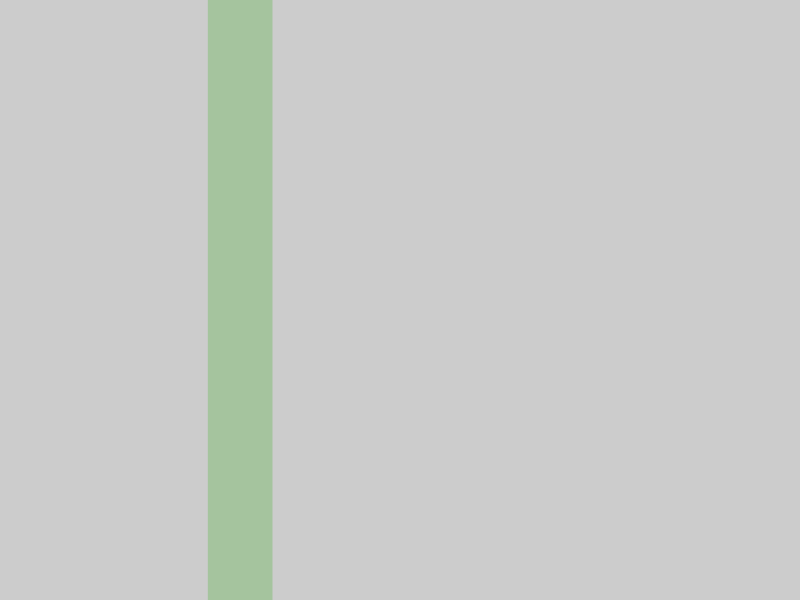
Frame 1 (no input)
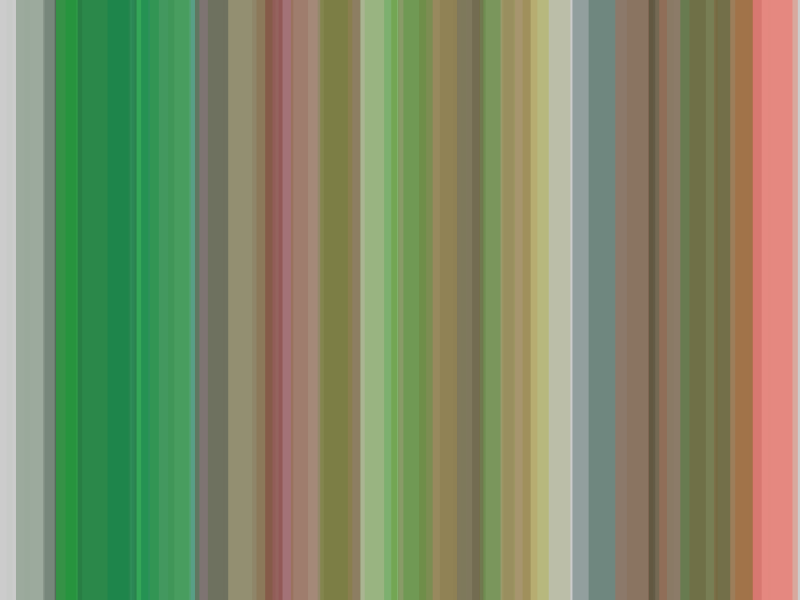
Frame 60 (the mouse pressed at the canvas centre just before this capture)
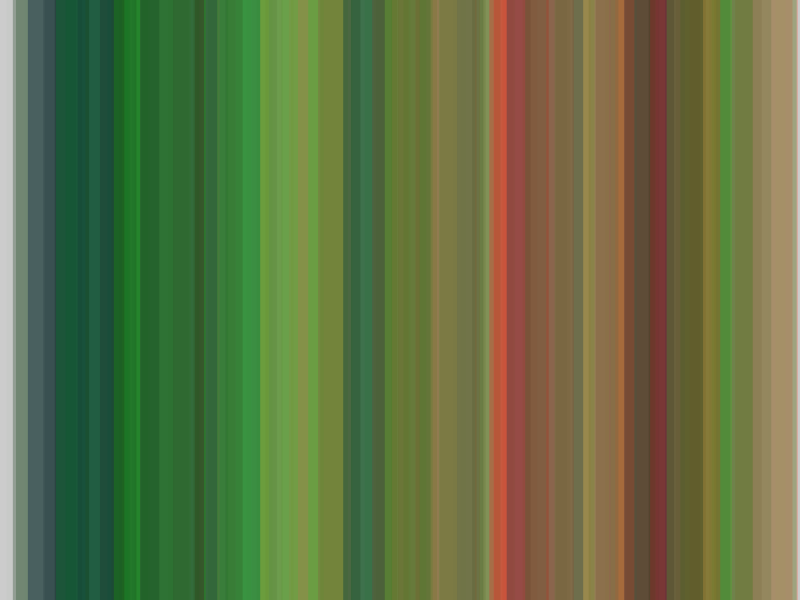
Frame 120 (the mouse held since frame 60 and released just before this capture)

The Processing sketch that drew these frames (run headless with seeded random() and noise(); from frame 60 on, the mouse is pressed at the canvas centre):

// Processing sketch: processing_117012
// ── processing_117012.pde

// colored stripes 
// Behnood Eghbali Wed.Oct 23.2013 11:45am 
int i = 0;
void setup(){
  size(800, 600); 
  smooth(); 
}
  void draw (){
  i++;
  noStroke(); 
  float r = random(100); 
  float x = random(0, width); 
  float t = random(x); 
    fill(random(t), random(200), random(r), r);  
  rect(x, 0, r, height); 
} 
